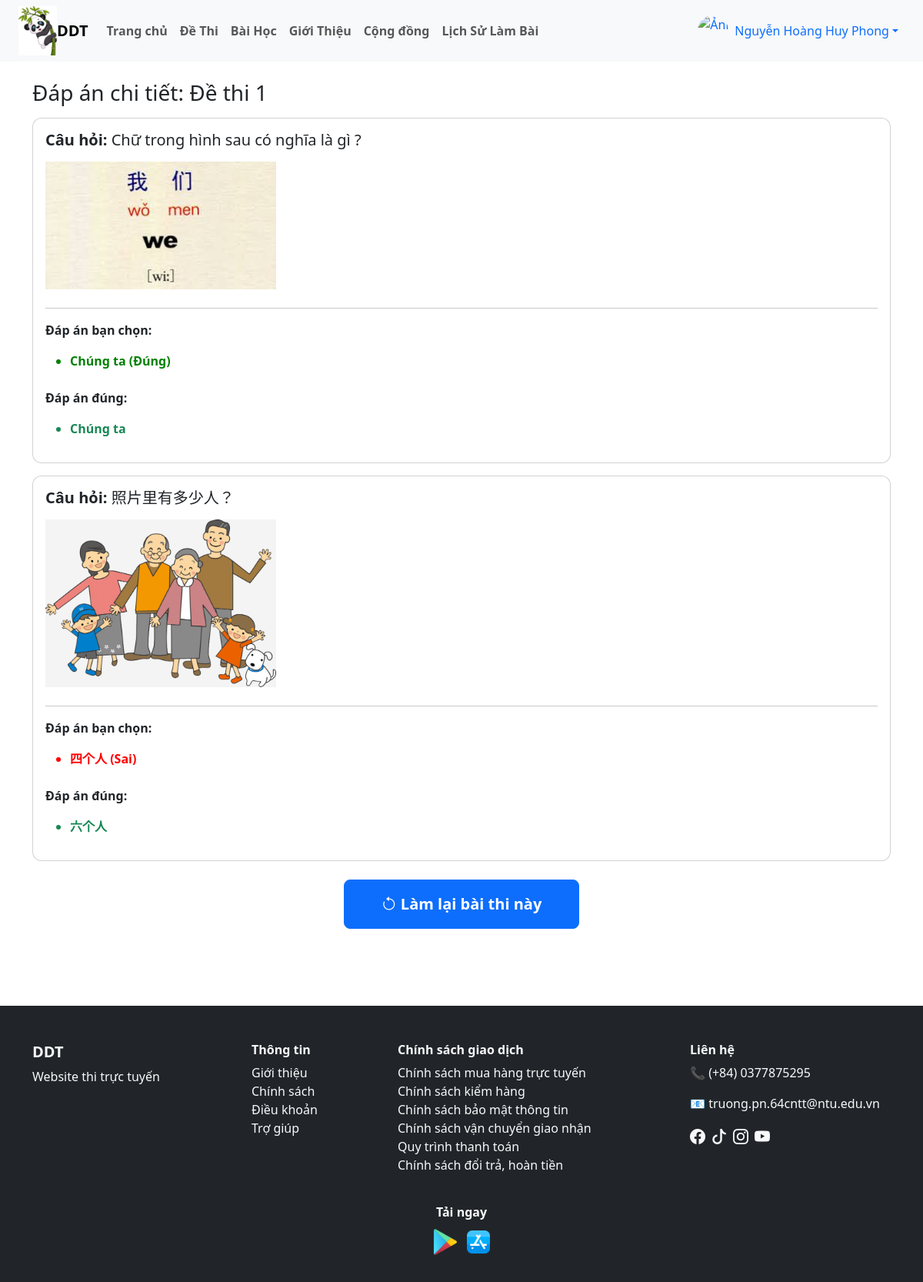
Page /user/xem_dap_an.php?id_kq=KQ8 (signed in) on the committed database.
### tables this page shows
CREATE TABLE `ket_qua_thi` (
  `id` varchar(10) NOT NULL,
  `id_nguoi_dung` varchar(10) NOT NULL,
  `id_de_thi` varchar(10) NOT NULL,
  `diem_so` float DEFAULT NULL,
  `thoi_gian_nop` datetime DEFAULT CURRENT_TIMESTAMP,
  `thoi_gian_bat_dau` datetime NOT NULL DEFAULT CURRENT_TIMESTAMP
);

CREATE TABLE `de_thi` (
  `id` varchar(10) NOT NULL,
  `id_danh_muc` int DEFAULT NULL,
  `ten_de_thi` varchar(255) NOT NULL,
  `mo_ta` text,
  `thoi_gian` int DEFAULT NULL,
  `id_bai_hoc` varchar(10) DEFAULT NULL,
  `thang_diem` int DEFAULT '10',
  `ngay_tao` datetime DEFAULT CURRENT_TIMESTAMP,
  `trang_thai` tinyint(1) NOT NULL DEFAULT '0'
);

CREATE TABLE `ket_qua_chi_tiet` (
  `id` int NOT NULL,
  `id_ket_qua` varchar(10) NOT NULL,
  `id_cau_hoi` varchar(10) NOT NULL,
  `id_lua_chon` varchar(10) DEFAULT NULL
);

CREATE TABLE `cau_hoi` (
  `id` varchar(10) NOT NULL,
  `id_de_thi` varchar(10) NOT NULL,
  `noi_dung` text NOT NULL,
  `hinh_anh` varchar(255) DEFAULT NULL,
  `muc_do` varchar(20) DEFAULT NULL
);

CREATE TABLE `lua_chon` (
  `id` varchar(10) NOT NULL,
  `id_cau_hoi` varchar(10) NOT NULL,
  `noi_dung` text NOT NULL,
  `dung_sai` tinyint(1) DEFAULT '0'
);

### user/xem_dap_an.php (the view, shortened to what this page needs)
<?php
include("./header.php");
$id_kq = $_GET['id_kq'];
$sql_info = "
    SELECT kq.id_de_thi, dt.ten_de_thi
    FROM ket_qua_thi kq
    JOIN de_thi dt ON kq.id_de_thi = dt.id
    WHERE kq.id = '$id_kq'
";
$rs_info = mysqli_query($dbc, $sql_info);
$info = mysqli_fetch_assoc($rs_info);
$sql_ct = "
SELECT
    ch.id AS id_cau_hoi,
    ch.noi_dung AS cau_hoi,
    ch.hinh_anh,
    kqct.id_lua_chon AS lua_chon_user,
    lc_user.noi_dung AS nd_user,
    lc_user.dung_sai AS user_dung_sai,
    lc_dung.id AS id_lc_dung,
    lc_dung.noi_dung AS nd_dung
FROM ket_qua_chi_tiet kqct
JOIN cau_hoi ch ON kqct.id_cau_hoi = ch.id
LEFT JOIN lua_chon lc_user ON kqct.id_lua_chon = lc_user.id
JOIN lua_chon lc_dung
    ON lc_dung.id_cau_hoi = ch.id
    AND lc_dung.dung_sai = 1
WHERE kqct.id_ket_qua = '$id_kq'
ORDER BY ch.id
";
$result = mysqli_query($dbc, $sql_ct);
$questions = [];
while ($row = mysqli_fetch_assoc($result)) {
    $id = $row['id_cau_hoi'];
    if (!isset($questions[$id])) {
        $questions[$id] = [
            'cau_hoi' => $row['cau_hoi'],
            'hinh_anh' => $row['hinh_anh'],
            'user_answers' => [],
            'correct_answers' => []
        ];
    }
    if ($row['lua_chon_user'] !== null) {
        if (!in_array(
            $row['nd_user'],
            array_column($questions[$id]['user_answers'], 'noi_dung')
        )) {
            $questions[$id]['user_answers'][] = [
                'noi_dung' => $row['nd_user'],
                'dung_sai' => $row['user_dung_sai']
            ];
        }
    }
    if (!in_array(
        $row['nd_dung'],
        array_column($questions[$id]['correct_answers'], 'noi_dung')
    )) {
        $questions[$id]['correct_answers'][] = [
            'noi_dung' => $row['nd_dung']
        ];
    }
}
?>
<div class="container my-4">
    <h3>Đáp án chi tiết: <?= $info['ten_de_thi'] ?></h3>
    <?php foreach ($questions as $q): ?>
    <div class="card p-3 my-3">
        <h5><strong>Câu hỏi:</strong> <?= $q['cau_hoi'] ?></h5>
        <?php if (!empty($q['hinh_anh'])): ?>
        <img src="./image_cauhoi/<?= $q['hinh_anh'] ?>" alt="Hình câu hỏi" style="max-width:300px" class="my-2">
        <?php endif; ?>
        <hr>
        <p><strong>Đáp án bạn chọn:</strong></p>
        <?php if (empty($q['user_answers'])): ?>
        <span class="text-warning fw-bold">Chưa chọn đáp án</span>
        <?php else: ?>
        <ul>
            <?php foreach ($q['user_answers'] as $ua): ?>
            <li style="color: <?= $ua['dung_sai'] ? 'green' : 'red' ?>; font-weight:bold">
                <?= $ua['noi_dung'] ?>
                (<?= $ua['dung_sai'] ? 'Đúng' : 'Sai' ?>)
            </li>
            <?php endforeach; ?>
        </ul>
        <?php endif; ?>
        <p class="mt-2"><strong>Đáp án đúng:</strong></p>
        <ul>
            <?php foreach ($q['correct_answers'] as $ca): ?>
            <li class="text-success fw-bold"><?= $ca['noi_dung'] ?></li>
            <?php endforeach; ?>
        </ul>
    </div>
    <?php endforeach; ?>
    <div class="text-center mt-4">
        <a href="thi.php?id=<?= $info["id_de_thi"] ?>" class="btn btn-primary btn-lg px-5 py-3 fw-bold">
            <i class="bi bi-arrow-counterclockwise"></i> Làm lại bài thi này
        </a>
    </div>
</div>
<?php include("./footer.php"); ?>

### user/CSS/style_user.css (style rules this page uses)
.card { border-radius: 12px; overflow: hidden; }

### rows in the picture
ket_qua_thi: id_de_thi.ten_de_thi "Đề thi 1"
ket_qua_chi_tiet: id_cau_hoi.noi_dung "Chữ trong hình sau có nghĩa là gì ?", id_cau_hoi.hinh_anh (picture), noi_dung "Chúng ta", shows "Đúng"
ket_qua_chi_tiet: id_cau_hoi.noi_dung "照片里有多少人？", id_cau_hoi.hinh_anh (picture), id_lua_chon.noi_dung "四个人", shows "Sai", noi_dung "六个人"

### other values in the picture
$_SESSION['ho_ten'] "Nguyễn Hoàng Huy Phong"
